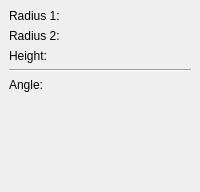
        <widget class="QWidget" name="Page3_cone">
         <layout class="QGridLayout">
          <property name="margin">
           <number>9</number>
          </property>
          <property name="spacing">
           <number>6</number>
          </property>
          <item row="2" column="0">
           <layout class="QHBoxLayout">
            <property name="spacing">
             <number>6</number>
            </property>
            <property name="margin">
             <number>0</number>
            </property>
            <item>
             <widget class="QLabel" name="label_4">
              <property name="text">
               <string>Angle:</string>
              </property>
             </widget>
            </item>
            <item>
             <widget class="Gui::QuantitySpinBox" name="coneAngle">
              <property name="unit" stdset="0">
               <string notr="true">deg</string>
              </property>
              <property name="value">
               <double>360.000000000000000</double>
              </property>
             </widget>
            </item>
           </layout>
          </item>
          <item row="1" column="0">
           <widget class="Line" name="line_3">
            <property name="frameShape">
             <enum>QFrame::HLine</enum>
            </property>
            <property name="frameShadow">
             <enum>QFrame::Sunken</enum>
            </property>
           </widget>
          </item>
          <item row="3" column="0">
           <spacer>
            <property name="orientation">
             <enum>Qt::Vertical</enum>
            </property>
            <property name="sizeType">
             <enum>QSizePolicy::Expanding</enum>
            </property>
            <property name="sizeHint" stdset="0">
             <size>
              <width>31</width>
              <height>91</height>
             </size>
            </property>
           </spacer>
          </item>
          <item row="0" column="0">
           <layout class="QGridLayout">
            <property name="margin">
             <number>0</number>
            </property>
            <property name="spacing">
             <number>6</number>
            </property>
            <item row="3" column="2">
             <widget class="Gui::QuantitySpinBox" name="coneHeight">
              <property name="unit" stdset="0">
               <string notr="true">mm</string>
              </property>
              <property name="value">
               <double>10.000000000000000</double>
              </property>
             </widget>
            </item>
            <item row="0" column="2">
             <widget class="Gui::QuantitySpinBox" name="coneRadius1">
              <property name="unit" stdset="0">
               <string notr="true">mm</string>
              </property>
              <property name="value">
               <double>2.000000000000000</double>
              </property>
             </widget>
            </item>
            <item row="2" column="0" rowspan="2">
             <widget class="QLabel" name="textLabel11">
              <property name="text">
               <string>Height:</string>
              </property>
             </widget>
            </item>
            <item row="0" column="0">
             <widget class="QLabel" name="textLabel9">
              <property name="text">
               <string>Radius 1:</string>
              </property>
             </widget>
            </item>
            <item row="1" column="0">
             <widget class="QLabel" name="textLabel10">
              <property name="text">
               <string>Radius 2:</string>
              </property>
             </widget>
            </item>
            <item row="1" column="2">
             <widget class="Gui::QuantitySpinBox" name="coneRadius2">
              <property name="unit" stdset="0">
               <string notr="true">mm</string>
              </property>
              <property name="value">
               <double>4.000000000000000</double>
              </property>
             </widget>
            </item>
           </layout>
          </item>
         </layout>
        </widget>
